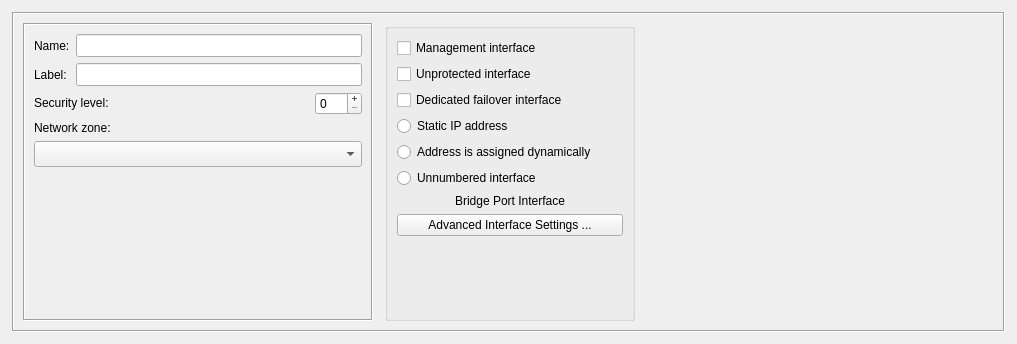
<?xml version="1.0" encoding="UTF-8"?>
<ui version="4.0">
 <class>InterfaceDialog_q</class>
 <widget class="QWidget" name="InterfaceDialog_q">
  <property name="enabled">
   <bool>true</bool>
  </property>
  <property name="geometry">
   <rect>
    <x>0</x>
    <y>0</y>
    <width>1017</width>
    <height>344</height>
   </rect>
  </property>
  <property name="sizePolicy">
   <sizepolicy hsizetype="Preferred" vsizetype="MinimumExpanding">
    <horstretch>0</horstretch>
    <verstretch>0</verstretch>
   </sizepolicy>
  </property>
  <property name="windowTitle">
   <string>Interface</string>
  </property>
  <layout class="QGridLayout" name="gridLayout_2">
   <property name="margin">
    <number>12</number>
   </property>
   <item row="0" column="0">
    <widget class="QFrame" name="frame7">
     <property name="sizePolicy">
      <sizepolicy hsizetype="Preferred" vsizetype="Preferred">
       <horstretch>0</horstretch>
       <verstretch>0</verstretch>
      </sizepolicy>
     </property>
     <property name="frameShape">
      <enum>QFrame::Shape::Box</enum>
     </property>
     <property name="frameShadow">
      <enum>QFrame::Shadow::Sunken</enum>
     </property>
     <layout class="QHBoxLayout" name="horizontalLayout">
      <property name="spacing">
       <number>12</number>
      </property>
      <item>
       <widget class="QFrame" name="frame26">
        <property name="sizePolicy">
         <sizepolicy hsizetype="Fixed" vsizetype="Preferred">
          <horstretch>0</horstretch>
          <verstretch>0</verstretch>
         </sizepolicy>
        </property>
        <property name="minimumSize">
         <size>
          <width>350</width>
          <height>0</height>
         </size>
        </property>
        <property name="maximumSize">
         <size>
          <width>350</width>
          <height>16777215</height>
         </size>
        </property>
        <property name="frameShape">
         <enum>QFrame::Shape::Box</enum>
        </property>
        <property name="frameShadow">
         <enum>QFrame::Shadow::Sunken</enum>
        </property>
        <layout class="QGridLayout" name="gridLayout_6">
         <item row="0" column="0">
          <layout class="QGridLayout" name="gridLayout_3">
           <item row="0" column="0">
            <widget class="QLabel" name="textLabel1">
             <property name="sizePolicy">
              <sizepolicy hsizetype="Minimum" vsizetype="Preferred">
               <horstretch>0</horstretch>
               <verstretch>0</verstretch>
              </sizepolicy>
             </property>
             <property name="text">
              <string>Name:</string>
             </property>
             <property name="wordWrap">
              <bool>false</bool>
             </property>
            </widget>
           </item>
           <item row="0" column="1">
            <widget class="QLineEdit" name="obj_name">
             <property name="sizePolicy">
              <sizepolicy hsizetype="Preferred" vsizetype="Fixed">
               <horstretch>1</horstretch>
               <verstretch>0</verstretch>
              </sizepolicy>
             </property>
             <property name="minimumSize">
              <size>
               <width>200</width>
               <height>23</height>
              </size>
             </property>
            </widget>
           </item>
           <item row="1" column="0">
            <widget class="QLabel" name="textLabel2_2">
             <property name="sizePolicy">
              <sizepolicy hsizetype="Minimum" vsizetype="Preferred">
               <horstretch>0</horstretch>
               <verstretch>0</verstretch>
              </sizepolicy>
             </property>
             <property name="text">
              <string>Label:</string>
             </property>
             <property name="wordWrap">
              <bool>false</bool>
             </property>
            </widget>
           </item>
           <item row="1" column="1">
            <widget class="QLineEdit" name="label">
             <property name="sizePolicy">
              <sizepolicy hsizetype="Preferred" vsizetype="Fixed">
               <horstretch>0</horstretch>
               <verstretch>0</verstretch>
              </sizepolicy>
             </property>
             <property name="minimumSize">
              <size>
               <width>200</width>
               <height>23</height>
              </size>
             </property>
            </widget>
           </item>
          </layout>
         </item>
         <item row="1" column="0">
          <layout class="QGridLayout" name="gridLayout_5">
           <item row="0" column="0">
            <widget class="QLabel" name="seclevelLabel">
             <property name="sizePolicy">
              <sizepolicy hsizetype="Preferred" vsizetype="Fixed">
               <horstretch>0</horstretch>
               <verstretch>0</verstretch>
              </sizepolicy>
             </property>
             <property name="minimumSize">
              <size>
               <width>0</width>
               <height>0</height>
              </size>
             </property>
             <property name="text">
              <string>Security level:</string>
             </property>
             <property name="wordWrap">
              <bool>false</bool>
             </property>
            </widget>
           </item>
           <item row="0" column="1">
            <widget class="QSpinBox" name="seclevel">
             <property name="sizePolicy">
              <sizepolicy hsizetype="Fixed" vsizetype="Fixed">
               <horstretch>0</horstretch>
               <verstretch>0</verstretch>
              </sizepolicy>
             </property>
             <property name="minimumSize">
              <size>
               <width>0</width>
               <height>0</height>
              </size>
             </property>
             <property name="toolTip">
              <string>&lt;p&gt;Each interface of the firewall must have security level associated with it.&lt;br&gt;Security level can be any number between 0 and 100, 0 being least secure and 100 being most secure levels. Interface with security level 0 ususally serves Internet connection.&lt;/p&gt;</string>
             </property>
             <property name="whatsThis">
              <string>&lt;p&gt;Each interface of the firewall must have security level associated with it.&lt;br&gt;
Security level can be any number between 0 and 100, 0 being least secure and 100 being most secure levels. Interface with security level 0 ususally serves Internet connection.&lt;/p&gt;</string>
             </property>
             <property name="buttonSymbols">
              <enum>QAbstractSpinBox::ButtonSymbols::PlusMinus</enum>
             </property>
             <property name="maximum">
              <number>100</number>
             </property>
            </widget>
           </item>
           <item row="1" column="0" colspan="2">
            <widget class="QLabel" name="netzoneLabel">
             <property name="sizePolicy">
              <sizepolicy hsizetype="Preferred" vsizetype="Fixed">
               <horstretch>0</horstretch>
               <verstretch>0</verstretch>
              </sizepolicy>
             </property>
             <property name="text">
              <string>Network zone:</string>
             </property>
             <property name="wordWrap">
              <bool>false</bool>
             </property>
            </widget>
           </item>
           <item row="2" column="0" colspan="2">
            <widget class="QComboBox" name="netzone">
             <property name="sizePolicy">
              <sizepolicy hsizetype="Preferred" vsizetype="Fixed">
               <horstretch>0</horstretch>
               <verstretch>0</verstretch>
              </sizepolicy>
             </property>
             <property name="minimumSize">
              <size>
               <width>0</width>
               <height>26</height>
              </size>
             </property>
             <property name="toolTip">
              <string>&lt;p&gt;Network zone consists of hosts and networks that can be reached through this interface of the firewall. Subnet to which this interface is directly attached must be part of its network zone. Other subnets reachable by means of routing should alse be added to the network zone.
&lt;br&gt;
If network zone for this interface consists of only one subnet, you can simply choose that network's object in the pull-down below. If your network zone should include multiple subnets, you need to create an Object Group, then put all hosts and networks which are going to be part of the network zone into that group and finally choose this group in the pull-down below.&lt;/p&gt;</string>
             </property>
             <property name="whatsThis">
              <string>&lt;p&gt;Network zone consists of hosts and networks that can be reached through this interface of the firewall. Subnet to which this interface is directly attached must be part of its network zone. Other subnets reachable by means of routing should alse be added to the network zone.
&lt;br&gt;
If network zone for this interface consists of only one subnet, you can simply choose that network's object in the pull-down below. If your network zone should include multiple subnets, you need to create an Object Group, then put all hosts and networks which are going to be part of the network zone into that group and finally choose this group in the pull-down below.&lt;/p&gt;</string>
             </property>
            </widget>
           </item>
          </layout>
         </item>
         <item row="2" column="0">
          <spacer name="verticalSpacer">
           <property name="orientation">
            <enum>Qt::Orientation::Vertical</enum>
           </property>
           <property name="sizeHint" stdset="0">
            <size>
             <width>20</width>
             <height>70</height>
            </size>
           </property>
          </spacer>
         </item>
        </layout>
       </widget>
      </item>
      <item>
       <widget class="QGroupBox" name="interfaceOptionsGroup">
        <property name="sizePolicy">
         <sizepolicy hsizetype="Preferred" vsizetype="Preferred">
          <horstretch>0</horstretch>
          <verstretch>0</verstretch>
         </sizepolicy>
        </property>
        <property name="minimumSize">
         <size>
          <width>250</width>
          <height>0</height>
         </size>
        </property>
        <property name="title">
         <string/>
        </property>
        <property name="flat">
         <bool>false</bool>
        </property>
        <layout class="QVBoxLayout" name="verticalLayout">
         <item>
          <widget class="QCheckBox" name="management">
           <property name="toolTip">
            <string>&lt;p&gt;Check if this interface is used for management (SNMP queries, remote policy install etc.)&lt;p&gt;</string>
           </property>
           <property name="text">
            <string>Management interface</string>
           </property>
          </widget>
         </item>
         <item>
          <widget class="QCheckBox" name="unprotected">
           <property name="toolTip">
            <string>Skip this interface while assigning policy rules</string>
           </property>
           <property name="text">
            <string>Unprotected interface</string>
           </property>
          </widget>
         </item>
         <item>
          <widget class="QCheckBox" name="dedicated_failover">
           <property name="text">
            <string>Dedicated failover interface</string>
           </property>
          </widget>
         </item>
         <item>
          <widget class="QRadioButton" name="regular">
           <property name="text">
            <string>Static IP address</string>
           </property>
          </widget>
         </item>
         <item>
          <widget class="QRadioButton" name="dynamic">
           <property name="text">
            <string>Address is assigned dynamically</string>
           </property>
          </widget>
         </item>
         <item>
          <widget class="QRadioButton" name="unnumbered">
           <property name="text">
            <string>Unnumbered interface</string>
           </property>
          </widget>
         </item>
         <item>
          <widget class="QLabel" name="bridge_port_label">
           <property name="sizePolicy">
            <sizepolicy hsizetype="Preferred" vsizetype="Fixed">
             <horstretch>0</horstretch>
             <verstretch>0</verstretch>
            </sizepolicy>
           </property>
           <property name="text">
            <string>Bridge Port Interface</string>
           </property>
           <property name="alignment">
            <set>Qt::AlignCenter</set>
           </property>
          </widget>
         </item>
         <item>
          <widget class="QPushButton" name="advancedconfig">
           <property name="text">
            <string>Advanced Interface Settings ...</string>
           </property>
          </widget>
         </item>
         <item>
          <spacer name="verticalSpacer_2">
           <property name="orientation">
            <enum>Qt::Orientation::Vertical</enum>
           </property>
           <property name="sizeHint" stdset="0">
            <size>
             <width>20</width>
             <height>40</height>
            </size>
           </property>
          </spacer>
         </item>
        </layout>
       </widget>
      </item>
      <item>
       <widget class="CommentKeywords" name="commentKeywords" native="true">
        <property name="sizePolicy">
         <sizepolicy hsizetype="Expanding" vsizetype="Expanding">
          <horstretch>0</horstretch>
          <verstretch>0</verstretch>
         </sizepolicy>
        </property>
       </widget>
      </item>
     </layout>
    </widget>
   </item>
  </layout>
 </widget>
 <customwidgets>
  <customwidget>
   <class>CommentKeywords</class>
   <extends>QWidget</extends>
   
   <container>1</container>
  </customwidget>
 </customwidgets>
 <tabstops>
  <tabstop>obj_name</tabstop>
  <tabstop>label</tabstop>
  <tabstop>seclevel</tabstop>
  <tabstop>management</tabstop>
  <tabstop>regular</tabstop>
  <tabstop>dynamic</tabstop>
  <tabstop>unnumbered</tabstop>
 </tabstops>
 <resources>
  <include location="MainRes.qrc"/>
 </resources>
 <connections>
  <connection>
   <sender>advancedconfig</sender>
   <signal>clicked()</signal>
   <receiver>InterfaceDialog_q</receiver>
   <slot>openIfaceDialog()</slot>
   <hints>
    <hint type="sourcelabel">
     <x>428</x>
     <y>232</y>
    </hint>
    <hint type="destinationlabel">
     <x>428</x>
     <y>133</y>
    </hint>
   </hints>
  </connection>
 </connections>
 <slots>
  <slot>changed()</slot>
 </slots>
</ui>
